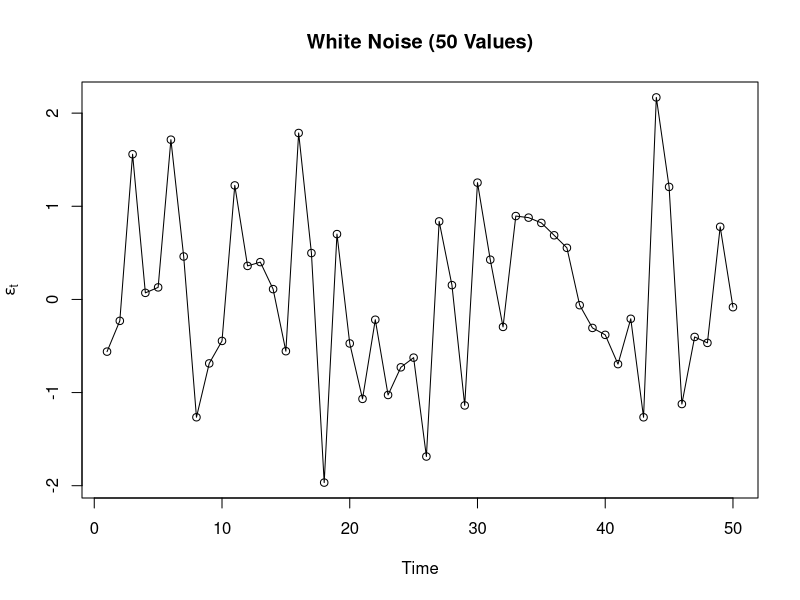
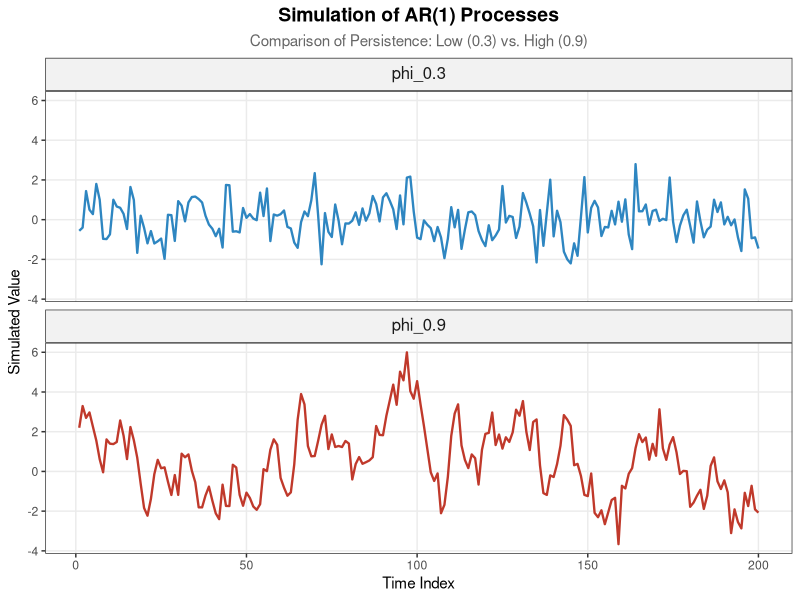
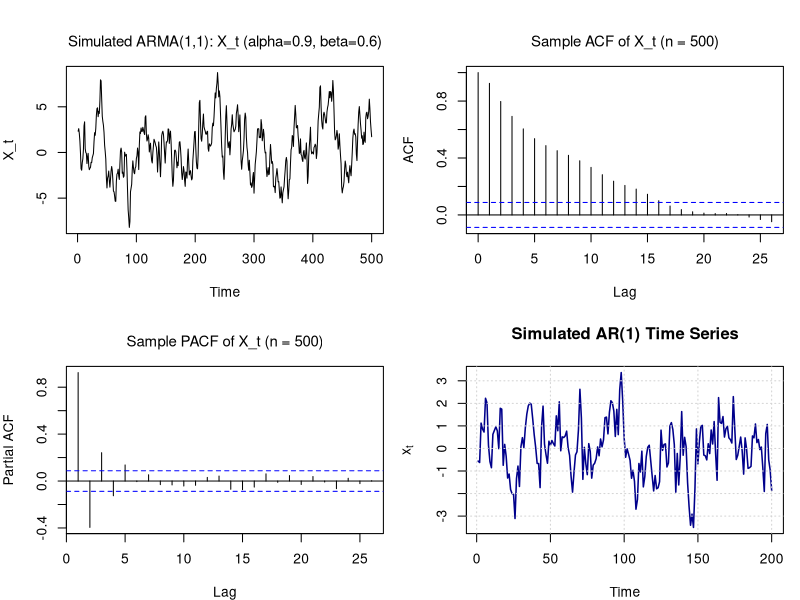
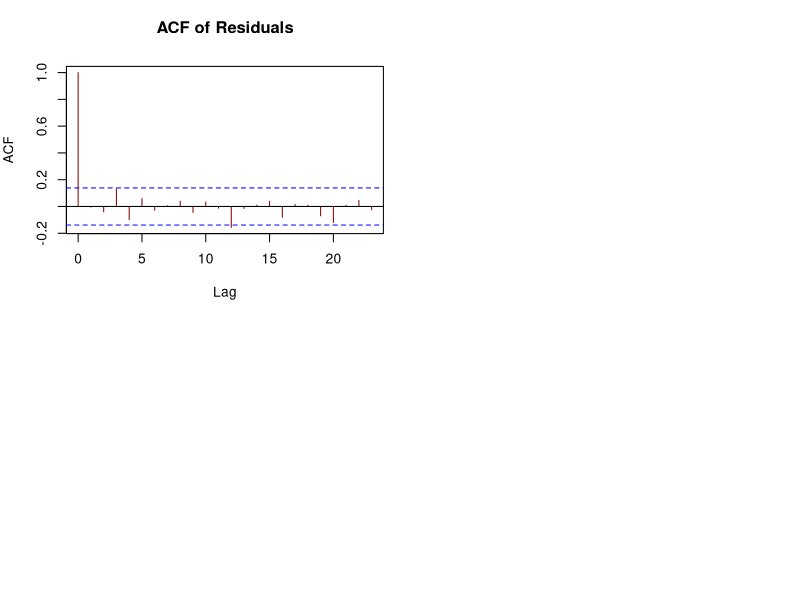
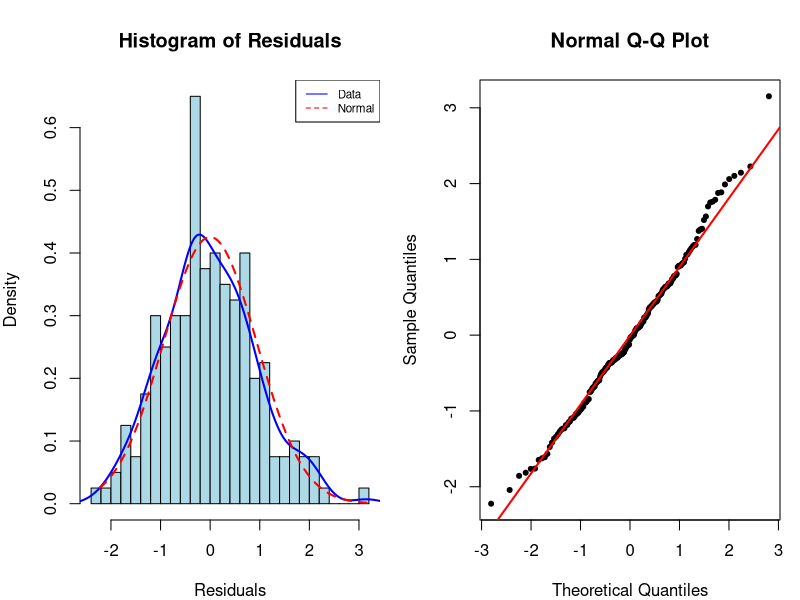
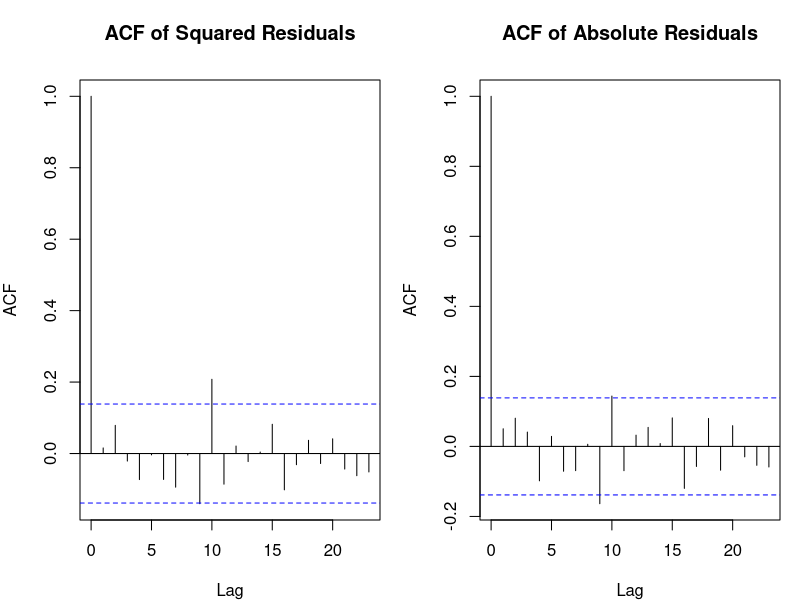

The R source for these figures, in order:
## ---- chunk 1
knitr::opts_chunk$set(echo = FALSE, warning = FALSE, message = FALSE)
## ---- chunk 2
set.seed(123)         # reproducibility
n <- 50
sigma <- 1            # standard deviation
epsilon <- rnorm(n, mean = 0, sd = sigma)

plot(
  epsilon, type = "o",
  main = "White Noise (50 Values)",
  xlab = "Time",
  ylab = expression(epsilon[t])
)
## ---- chunk 3
library(dplyr)
library(tidyr)
library(ggplot2)
set.seed(123)

simulate_ar1 <- function(phi, n = 200, alpha = 0, sigma = 1) {
  x <- numeric(n)
  x[1] <- rnorm(1)
  for (t in 2:n) {
    x[t] <- alpha + phi * x[t-1] + rnorm(1, sd = sigma)
  }
  return(x)
}

# φ = 0.3 ve φ = 0.9 için seriler
x1 <- simulate_ar1(phi = 0.3)
x2 <- simulate_ar1(phi = 0.9)

# Veri çerçevesi
df <- data.frame(
  t = 1:200,
  phi_0.3 = x1,
  phi_0.9 = x2
)

# Uzun formata dönüştürme
df_long <- df %>%
  pivot_longer(cols = c(phi_0.3, phi_0.9),
               names_to = "alpha",
               values_to = "value")

# Grafik


# Örnek veri seti yapısı (Senin df_long verin zaten var, burayı atlayabilirsin)
# Sadece senin 'alpha' sütununun faktör isimlerini kontrol etmen gerekebilir.

# --- GELİŞTİRİLMİŞ GRAFİK KODU ---
ggplot(df_long, aes(x = t, y = value, color = alpha)) +
  geom_line(size = 0.8) + # Çizgi kalınlığı biraz inceltildi (daha zarif durur)
  
  # Panellere bölme (Facetting): Alt alta koyar
  facet_wrap(~alpha, ncol = 1, labeller = label_parsed, scales = "fixed") +
  
  # Başlıklar ve Etiketler
  labs(title = "Simulation of AR(1) Processes",
       subtitle = "Comparison of Persistence: Low (0.3) vs. High (0.9)",
       x = "Time Index",
       y = "Simulated Value") +
  
  # Renkler: Daha akademik/ciddi renkler (Lacivert ve Koyu Kırmızı)
  scale_color_manual(
    values = c("phi_0.3" = "#2E86C1", "phi_0.9" = "#C0392B"),
    labels = c(expression(alpha == 0.3), expression(alpha == 0.9))
  ) +
  
  # Tema: Akademik standart (Beyaz arka plan, siyah çizgiler)
  theme_bw() + 
  
  # İnce Ayarlar
  theme(
    plot.title = element_text(face = "bold", size = 14, hjust = 0.5), # Başlık ortalı ve kalın
    plot.subtitle = element_text(size = 11, hjust = 0.5, color = "gray40"),
    strip.background = element_rect(fill = "gray95"), # Panel başlık arka planı
    strip.text = element_text(size = 12, face = "bold"), # Panel yazıları
    legend.position = "none", # Paneller zaten ne olduğunu yazdığı için lejanta gerek yok
    panel.grid.minor = element_blank() # Gereksiz küçük kareleri kaldır
  )
## ---- chunk 4
# ARMA(1,1) parameters
alpha <- 0.9
beta  <- 0.6
set.seed(123)

# simulate series
n <- 500
x <- arima.sim(model = list(ar = alpha, ma = beta), n = n)

# compute theoretical psi-weights (MA(inf) coefficients)
# psi_0 = 1
# psi_1 = alpha + beta
# psi_k = alpha^(k-1) * (alpha + beta) , k >= 1
maxlag <- 40
psi <- numeric(maxlag + 1)
psi[1] <- 1
for(k in 2:(maxlag+1)) {
  psi[k] <- alpha^(k-2) * (alpha + beta)   # remember index shift: psi[2] is psi_1
}
lags <- 0:maxlag

# Set up 2x2 plotting area
par(mfrow = c(2,2), mar=c(4,4,4,1))  # üst marjı biraz artırdık

# 1) Time series plot
plot.ts(x, 
        main = "", 
        ylab = "X_t")
mtext("Simulated ARMA(1,1): X_t (alpha=0.9, beta=0.6)", side = 3, line = 1, cex = 0.9)

# 2) ACF
acf(x, main = "")
mtext("Sample ACF of X_t (n = 500)", side = 3, line = 1, cex = 0.9)

# 3) PACF
pacf(x, main = "")
mtext("Sample PACF of X_t (n = 500)", side = 3, line = 1, cex = 0.9)

## ---- chunk 5
# 1️⃣ Simulate an AR(1) Time Series
set.seed(123)
n <- 200
phi <- 0.7
e <- rnorm(n)
x <- numeric(n)
x[1] <- e[1]

for(t in 2:n){
  x[t] <- phi*x[t-1] + e[t]
}

# Plot the time series
plot(x, type="l", col="darkblue", lwd=1.5,
     main="Simulated AR(1) Time Series", ylab=expression(x[t]), xlab="Time")
grid()
## ---- chunk 6
# 2️⃣ Fit AR(1) Model
fit <- arima(x, order=c(1,0,0), include.mean=FALSE)

# Display Coefficients
fit$coef
## ---- chunk 7
# 3a) Check Independence
res <- residuals(fit)

# ACF Plot
acf(res, main="ACF of Residuals", col="darkred")

# Ljung-Box Tests
lb_test_1 <- Box.test(res, type="Ljung-Box", lag=1)
lb_test_10 <- Box.test(res, type="Ljung-Box", lag=10)

print(lb_test_1)
print(lb_test_10)
## ---- chunk 8
# 3b) Check Normality
# Layout for side-by-side plots
par(mfrow=c(1,2))

# Histogram with Kernel Density and Normal Curve
hist(res, col="lightblue", breaks=30, freq=FALSE, main="Histogram of Residuals", xlab="Residuals")
lines(density(res), col="blue", lwd=2)  # kernel density

support <- seq(min(res), max(res), length=1000)
lines(support, dnorm(support, mean=0, sd=sqrt(fit$sigma2)), col="red", lwd=2, lty=2)
legend("topright", legend=c("Data","Normal"), col=c("blue","red"), lty=c(1,2), cex=0.7)

# QQ Plot
qqnorm(res, main="Normal Q-Q Plot", pch=20)
qqline(res, col="red", lwd=2)

# Reset layout
par(mfrow=c(1,1))

# Kolmogorov-Smirnov Test
ks.test(res, "pnorm", mean=0, sd=sqrt(fit$sigma2))
## ---- chunk 9
# 3c) Check Homoscedasticity
par(mfrow=c(1,2))
acf(res^2, main="ACF of Squared Residuals")
acf(abs(res), main="ACF of Absolute Residuals")
par(mfrow=c(1,1))
